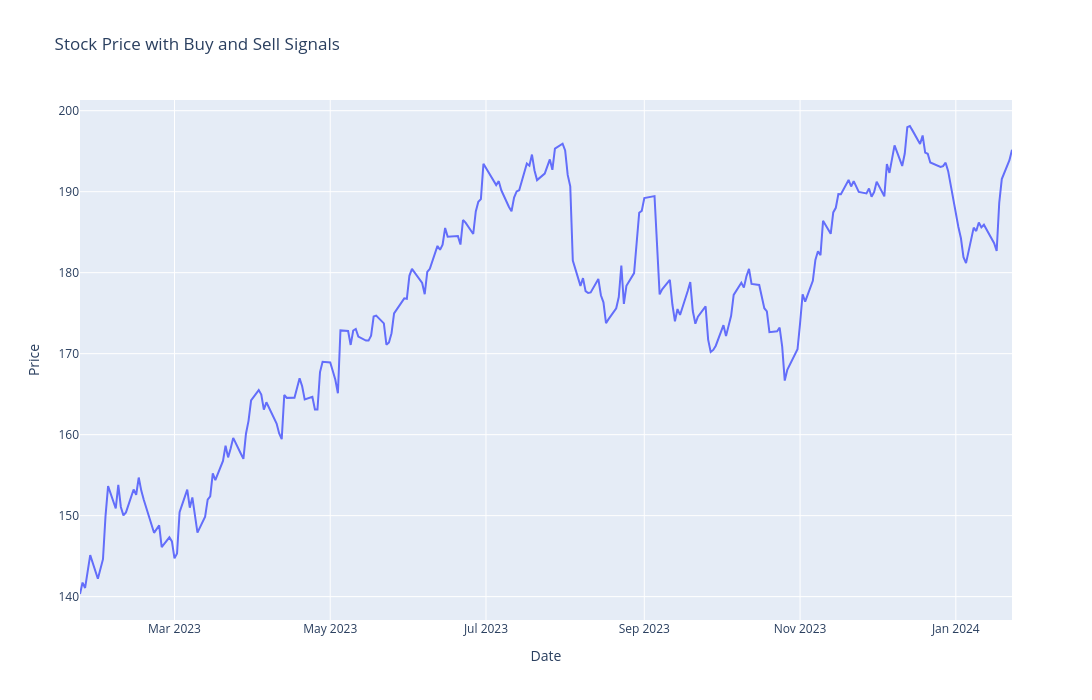

Notebook code for this chart:
### Code cell
fig = go.Figure()
fig.add_trace(go.Scatter(x=np.array(date_test).flatten(), y=stock_data["Adj Close"].iloc[test_index:], mode='lines', name='TSLA Stock Price'))

# Buy and sell signals
strong_sell_signals = signals[signals['Signal'] == 1]
sell_signals = signals[signals['Signal'] == 2]
buy_signals = signals[signals['Signal'] == 3]
strong_buy_signals = signals[signals['Signal'] == 4]


# Ensure that buy and sell prices are aligned with the signals by matching on the 'Date' column
buy_prices = stock_data[stock_data['Date'].isin(buy_signals['Date'])]["Adj Close"]
sell_prices = stock_data[stock_data['Date'].isin(sell_signals['Date'])]["Adj Close"]
# buy_prices = stock_data[stock_data['Date'].isin(buy_signals['Date'])]["Adj Close"]
# sell_prices = stock_data[stock_data['Date'].isin(sell_signals['Date'])]["Adj Close"]

# Plot buy signals
fig.add_trace(go.Scatter(
    x=buy_signals['Date'], 
    y=buy_prices, 
    mode='markers', 
    name='Buy', 
    marker=dict(color='green', size=10, symbol='triangle-up')
))

# Plot sell signals
fig.add_trace(go.Scatter(
    x=sell_signals['Date'], 
    y=sell_prices, 
    mode='markers', 
    name='Sell', 
    marker=dict(color='red', size=10, symbol='triangle-down')
))

# Update layout
fig.update_layout(
    title='Stock Price with Buy and Sell Signals',
    xaxis_title='Date',
    yaxis_title='Price',
    xaxis_rangeslider_visible=False,
    height = 700,
    width=1280
)

# Show the plot
pyo.iplot(fig)

### Figure 1 — Plotly figure (JSON) as saved in the notebook; plotly's stock layout.template omitted (floating-point values rounded to 4 significant figures; data arrays with more than 128 entries replaced by an {"elided": "..."} marker saying what was removed)
{"data": [{"mode": "lines", "name": "TSLA Stock Price", "type": "scatter", "x": {"elided": "252 str values"}, "y": {"elided": "252 float values"}}, {"marker": {"color": "green", "size": 10, "symbol": "triangle-up"}, "mode": "markers", "name": "Buy", "type": "scatter", "x": [], "y": []}, {"marker": {"color": "red", "size": 10, "symbol": "triangle-down"}, "mode": "markers", "name": "Sell", "type": "scatter", "x": [], "y": []}], "layout": {"height": 700, "title": {"text": "Stock Price with Buy and Sell Signals"}, "width": 1280, "xaxis": {"rangeslider": {"visible": false}, "title": {"text": "Date"}}, "yaxis": {"title": {"text": "Price"}}}}
